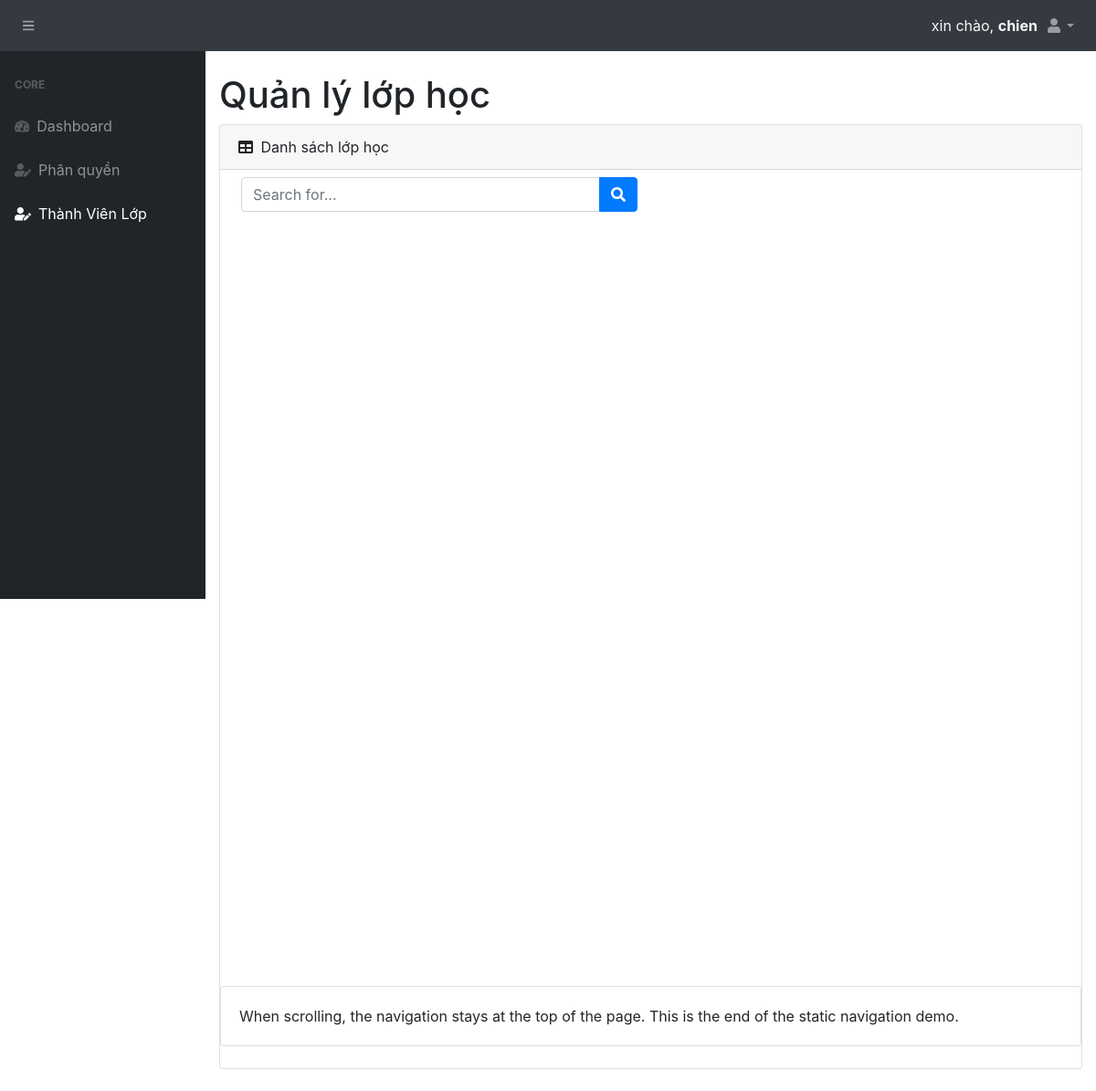
/admin/ThanhVienLop.php (signed in), run on an earlier commit of the app's database.
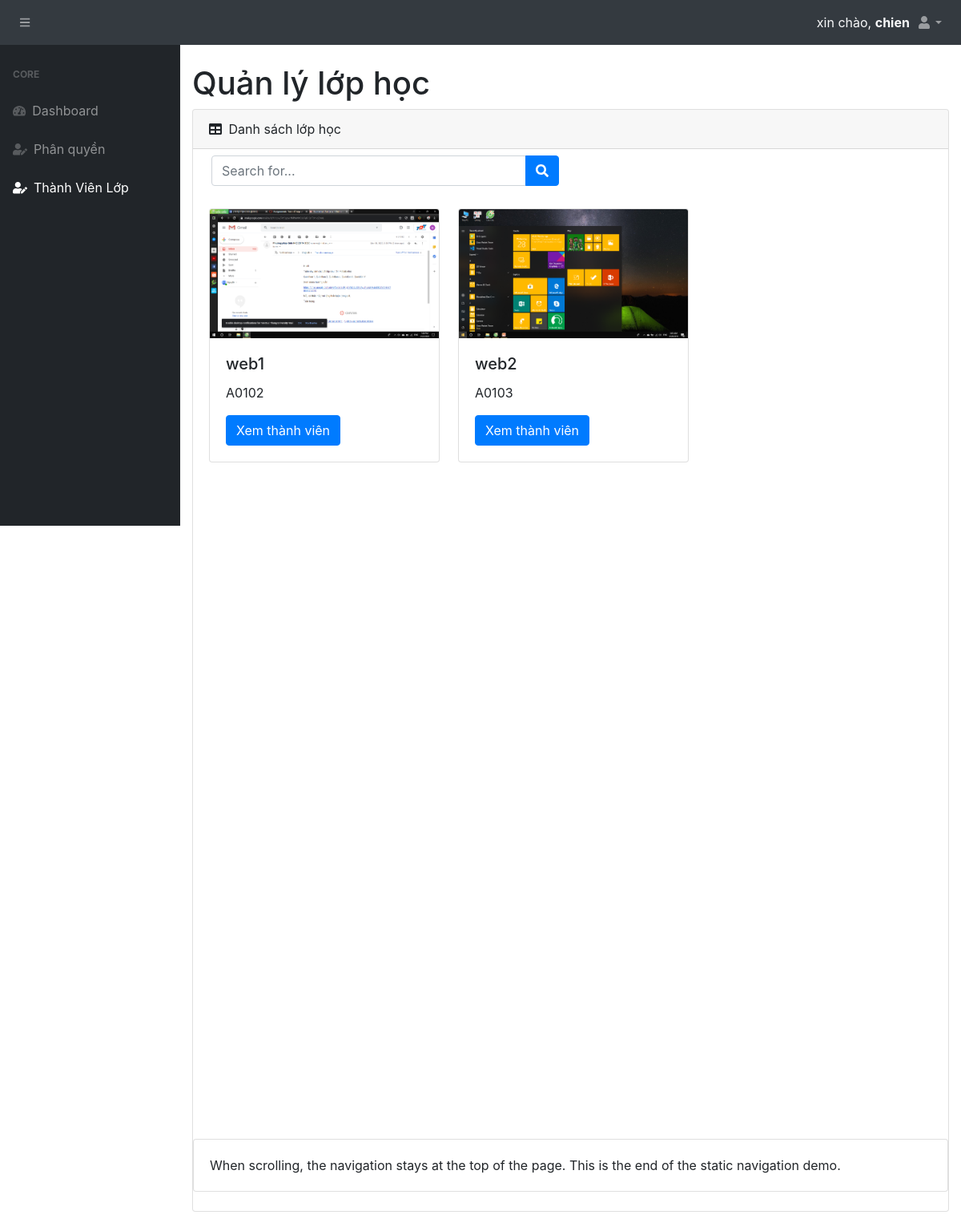
And on a later commit of the database.
### tables this page shows
CREATE TABLE `lop` (
  `IdLop` int(11) NOT NULL,
  `TenLop` varchar(255) NOT NULL,
  `Phong` varchar(10) NOT NULL,
  `Mon` varchar(50) NOT NULL,
  `HinhLop` varchar(255) NOT NULL,
  `MaLop` int(11) NOT NULL,
  `IdGV` int(11) NOT NULL
);

### admin/ThanhVienLop.php (the view, shortened to what this page needs)
<!DOCTYPE html>
<html lang="en">
<head>
    <link href="../style.css" rel="stylesheet"/>
    <link rel="stylesheet" href="https://maxcdn.bootstrapcdn.com/bootstrap/4.5.2/css/bootstrap.min.css">
</head>
<body>
    <nav class="sb-topnav navbar navbar-expand navbar-dark bg-dark">
        <button class="btn btn-link btn-sm order-0 order-lg-0" id="sidebarToggle" href="#"><i class="fas fa-bars"></i></button>
        <ul class="navbar-nav ml-auto ml-0">
            <li class="text-light mt-2">
                xin chào,
                <span class="font-weight-bold">
                    <?php
                    echo $_SESSION["Username"];
                    ?>
                </span>
            </li>
            <li class="nav-item dropdown">
                <a class="nav-link dropdown-toggle" id="userDropdown" href="#" role="button" data-toggle="dropdown" aria-haspopup="true" aria-expanded="false"><i class="fas fa-user fa-fw"></i></a>
            </li>
        </ul>
    </nav>
    <div id="layoutSidenav" style="height: 600px;">
        <div id="layoutSidenav_nav">
            <nav class="sb-sidenav accordion sb-sidenav-dark" id="sidenavAccordion">
                <div class="sb-sidenav-menu">
                    <div class="nav">
                        <div class="sb-sidenav-menu-heading">Core</div>
                        <a class="nav-link" href="dashboard.php">
                            <div class="sb-nav-link-icon"><i class="fas fa-tachometer-alt"></i></div>
                            Dashboard
                        </a>
                        <a class="nav-link" href="PhanQuyen.php">
                            <div class="sb-nav-link-icon"><i class="fas fa-user-edit"></i></div>
                            Phân quyền
                        </a>
                        <a class="nav-link" href="ThanhVienLop.php">
                            <div class="sb-nav-link-icon"><i class="fas fa-user-edit"></i></div>
                            Thành Viên Lớp
                        </a>
                    </div>
                </div>
            </nav>
        </div>
        <div id="layoutSidenav_content">
            <main>
                <div class="container-fluid">
                    <h1 class="mt-4">Quản lý lớp học</h1>
                    <div class="card mb-4">
                        <div class="card-header">
                            <i class="fas fa-table mr-1"></i>
                            Danh sách lớp học
                        </div>
                        <div class="row m-2">
                            <div class="col-sm-12 col-md-6">
                                <form class="ml-auto">
                                    <div class="input-group">
                                        <input class="form-control" type="text" placeholder="Search for..." aria-label="Search" aria-describedby="basic-addon2" />
                                        <div class="input-group-append">
                                            <button class="btn btn-primary" type="button"><i class="fas fa-search"></i></button>
                                        </div>
                                    </div>
                                </form>
                            </div>
                        </div>
                        <div class="card-body">
                            <div class="row h-100">
                                <?php
                                $sql = "SELECT * FROM Lop";
                                $conn = open_database();
                                $stmt = $conn->prepare($sql);
                                if (!$stmt->execute()) {
                                    die("Query error:" . $stmt->error);
                                }
                                $result = $stmt->get_result();
                                while ($row = $result->fetch_assoc()) {
                                ?>
                                    <div class="col-xs-12 col-md-6 col-xl-4 mb-4">
                                        <div class="card h-100" style="width: 18rem;">
                                            <img class="card-img-top" src="<?php echo $row['HinhLop'] ?>" alt="Hinh lop">
                                            <div class="card-body">
                                                <h5 class="card-title"><?php echo $row['TenLop'] ?></h5>
                                                <p class="card-text"><?php echo $row['Phong'] ?></p>
                                                <a href="XemThanhVien.php?id=<?php echo $row['IdLop'] ?>" class="btn btn-primary">Xem thành viên</a>
                                            </div>
                                        </div>
                                    </div>
                                <?php
                                }
                                ?>
                            </div>
                        </div>
                        <div style="height: 100vh;"></div>
                        <div class="card mb-4">
                            <div class="card-body">When scrolling, the navigation stays at the top of the page. This is the end of the static navigation demo.</div>
                        </div>
                    </div>
            </main>
        </div>
    </div>
</body>
</html>

### style.css (style rules this page uses)
#layoutSidenav { display: flex; }
#layoutSidenav #layoutSidenav_nav { flex-basis: 225px; flex-shrink: 0; transition: transform 0.15s ease-in-out; z-index: 1038; transform: translateX(-225px); }
#layoutSidenav #layoutSidenav_content { position: relative; display: flex; flex-direction: column; justify-content: space-between; min-width: 0; flex-grow: 1; min-height: calc(100vh - 56px); margin-left: -225px; }
@media (min-width: 992px) { #layoutSidenav #layoutSidenav_nav { transform: translateX(0); } }
@media (min-width: 992px) { #layoutSidenav #layoutSidenav_content { margin-left: 0; transition: margin 0.15s ease-in-out; } }
.nav .nav-link .sb-nav-link-icon, .sb-sidenav-menu .nav-link .sb-nav-link-icon { margin-right: 0.5rem; }
.sb-topnav { padding-left: 0; height: 56px; z-index: 1039; }
.sb-topnav.navbar-dark #sidebarToggle { color: rgba(255, 255, 255, 0.5); }
.sb-sidenav { display: flex; flex-direction: column; height: 100%; flex-wrap: nowrap; }
.sb-sidenav .sb-sidenav-menu { flex-grow: 1; }
.sb-sidenav .sb-sidenav-menu .nav { flex-direction: column; flex-wrap: nowrap; }
.sb-sidenav .sb-sidenav-menu .nav .sb-sidenav-menu-heading { padding: 1.75rem 1rem 0.75rem; font-size: 0.75rem; font-weight: bold; text-transform: uppercase; }
.sb-sidenav .sb-sidenav-menu .nav .nav-link { display: flex; align-items: center; padding-top: 0.75rem; padding-bottom: 0.75rem; position: relative; }
.sb-sidenav .sb-sidenav-menu .nav .nav-link .sb-nav-link-icon { font-size: 0.9rem; }
.sb-sidenav-dark { background-color: #212529; color: rgba(255, 255, 255, 0.5); }
.sb-sidenav-dark .sb-sidenav-menu .sb-sidenav-menu-heading { color: rgba(255, 255, 255, 0.25); }
.sb-sidenav-dark .sb-sidenav-menu .nav-link { color: rgba(255, 255, 255, 0.5); }
.sb-sidenav-dark .sb-sidenav-menu .nav-link .sb-nav-link-icon { color: rgba(255, 255, 255, 0.25); }
.sb-sidenav-dark .sb-sidenav-menu .nav-link.active { color: #fff; }
.sb-sidenav-dark .sb-sidenav-menu .nav-link.active .sb-nav-link-icon { color: #fff; }

What changed in the data, as far as the page shows it:
added lop: HinhLop (picture), TenLop "web1", Phong "A0102"
added lop: HinhLop (picture), TenLop "web2", Phong "A0103"
